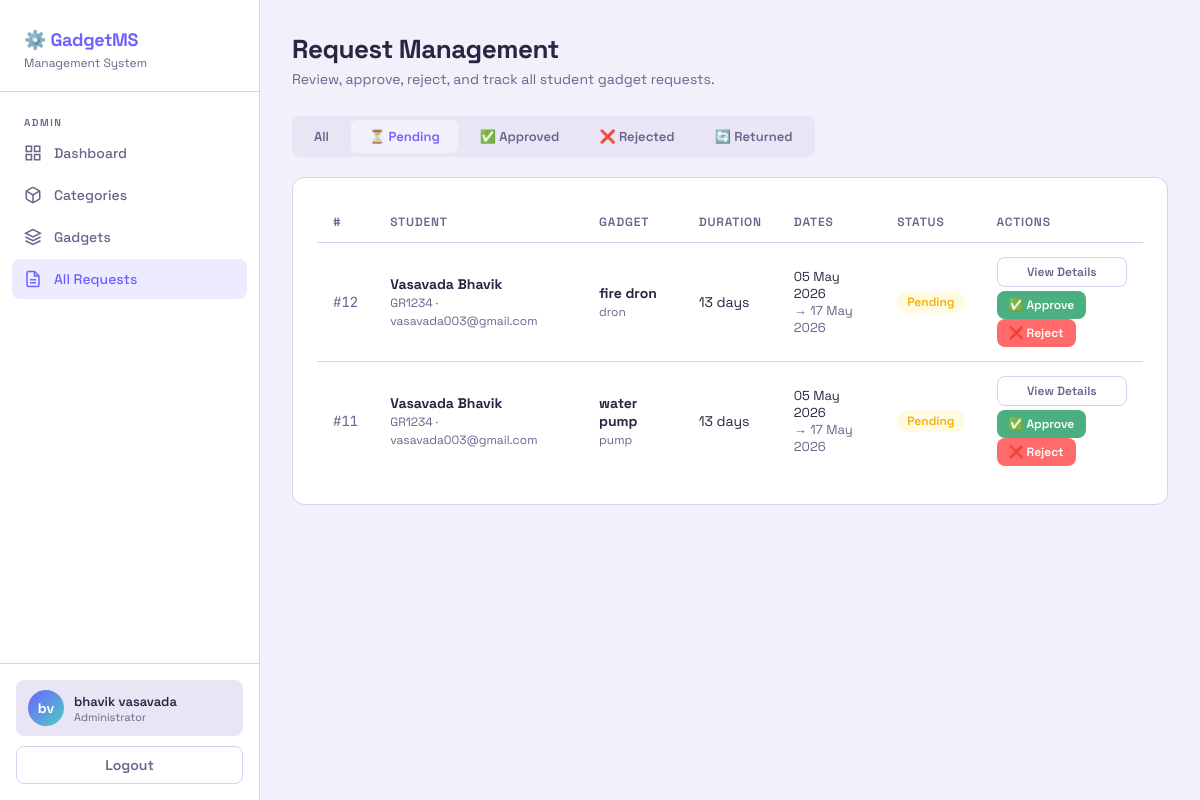
Screenshot of /admin-panel/requests/?status=pending (signed in) with the database file from the repository.
### core/models.py (models this page shows, shortened)
class User(AbstractUser):
    email = models.EmailField(unique=True)
    USERNAME_FIELD = 'email'
    REQUIRED_FIELDS = ['first_name', 'last_name']
    objects = CustomUserManager()
    class Meta:
        verbose_name = 'User'
        verbose_name_plural = 'Users'

class Booking(models.Model):
    STATUS_CHOICES = [
        ('pending', 'Pending'),
        ('approved', 'Approved'),
        ('rejected', 'Rejected'),
        ('returned', 'Returned'),
    ]
    student = models.ForeignKey(User, on_delete=models.CASCADE, related_name='bookings')
    gadget = models.ForeignKey('gadgets.Gadget', on_delete=models.CASCADE, related_name='bookings')
    start_date = models.DateField()
    end_date = models.DateField()
    days = models.PositiveIntegerField()
    quantity = models.PositiveIntegerField(default=1)
    status = models.CharField(max_length=20, choices=STATUS_CHOICES, default='pending', db_index=True)
    admin_notes = models.TextField(blank=True)
    approved_by = models.ForeignKey(User, on_delete=models.SET_NULL, null=True, blank=True, related_name='approved_bookings')
    requested_at = models.DateTimeField(auto_now_add=True, db_index=True)
    updated_at = models.DateTimeField(auto_now=True)
    returned_at = models.DateTimeField(null=True, blank=True)
    class Meta:
        ordering = ['-requested_at']
    @property
    def is_overdue(self):
        if self.status == 'approved' and self.end_date < date.today():
            return True
        return False

class Student(models.Model):
    user = models.OneToOneField(User, on_delete=models.CASCADE, related_name='student_profile')
    phone = models.CharField(max_length=15, blank=True)
    gr_number = models.CharField(max_length=20, unique=True, blank=True, null=True)

### gadgets/models.py (models this page shows, shortened)
class Gadget(models.Model):
    name = models.CharField(max_length=100)
    category = models.ForeignKey(Category, on_delete=models.SET_NULL, null=True, related_name='gadgets')
    description = models.TextField(blank=True)
    quantity = models.PositiveIntegerField(default=1)
    is_active = models.BooleanField(default=True)
    image = models.ImageField(upload_to='gadgets/', blank=True, null=True)
    created_at = models.DateTimeField(auto_now_add=True)
    updated_at = models.DateTimeField(auto_now=True)

class Category(models.Model):
    name = models.CharField(max_length=50, unique=True)
    description = models.TextField(blank=True)
    class Meta:
        verbose_name_plural = 'Categories'

### core/views.py (the view)
# urls.py: path('admin-panel/requests/', views.admin_requests_view, name='admin_requests'),
@user_passes_test(is_admin, login_url='/login/')
def admin_requests_view(request):
    status_filter = request.GET.get('status', '')
    bookings = Booking.objects.select_related('student', 'gadget').all()
    if status_filter:
        bookings = bookings.filter(status=status_filter)
    return render(request, 'admin_panel/requests.html', {
        'bookings': bookings,
        'status_filter': status_filter,
    })

### core/views.py (called while the page is built)
def is_admin(user):
    return user.is_authenticated and user.is_staff

### templates/admin_panel/requests.html (shortened to what this page needs)
{% extends 'base.html' %}
{% block nav_admin_reqs %}active{% endblock %}
{% block content %}
<div class="page-header">
  <h1>Request Management</h1>
  <p>Review, approve, reject, and track all student gadget requests.</p>
</div>
<div class="tabs">
  <a href="{% url 'admin_requests' %}" class="tab {% if not status_filter %}active{% endif %}">All</a>
  <a href="?status=pending" class="tab {% if status_filter == 'pending' %}active{% endif %}">⏳ Pending</a>
  <a href="?status=approved" class="tab {% if status_filter == 'approved' %}active{% endif %}">✅ Approved</a>
  <a href="?status=rejected" class="tab {% if status_filter == 'rejected' %}active{% endif %}">❌ Rejected</a>
  <a href="?status=returned" class="tab {% if status_filter == 'returned' %}active{% endif %}">🔄 Returned</a>
</div>
<div class="card">
  {% if bookings %}
  <div class="table-wrap">
    <table>
      <thead>
        <tr>
          <th>#</th>
          <th>Student</th>
          <th>Gadget</th>
          <th>Duration</th>
          <th>Dates</th>
          <th>Status</th>
          <th>Actions</th>
        </tr>
      </thead>
      <tbody>
        {% for b in bookings %}
        <tr>
          <td style="font-family:'JetBrains Mono',monospace;color:var(--text2);">#{{ b.id }}</td>
          <td>
            <strong>{{ b.student.get_full_name }}</strong><br>
            <span style="font-size:12px;color:var(--text2);">{{ b.student.student_profile.gr_number }} · {{ b.student.email }}</span>
          </td>
          <td><strong>{{ b.gadget.name }}</strong><br>
            <span style="font-size:12px;color:var(--text2);">{{ b.gadget.category.name|default:"Uncategorized" }}</span>
          </td>
          <td>{{ b.days }} day{{ b.days|pluralize }}</td>
          <td style="font-size:13px;">
            {{ b.start_date|date:"d M Y" }}<br>
            <span style="color:var(--text2);">→ {{ b.end_date|date:"d M Y" }}</span>
          </td>
          <td><span class="badge badge-{{ b.status }}">{{ b.get_status_display }}</span></td>
          <td>
            <a href="{% url 'admin_request_detail' b.id %}" class="btn btn-ghost btn-sm" style="display:block; margin-bottom: 4px; text-align: center;">View Details</a>
            {% if b.status == 'pending' %}
            <form method="post" action="{% url 'admin_approve' b.id %}" style="display:inline;">
              <button class="btn btn-success btn-sm">✅ Approve</button>
            </form>
            <form method="post" action="{% url 'admin_reject' b.id %}" style="display:inline;">
              <button class="btn btn-danger btn-sm">❌ Reject</button>
            </form>
            {% elif b.status == 'approved' %}
            <form method="post" action="{% url 'admin_return' b.id %}" style="display:inline;">
              {% csrf_token %}
              <button class="btn btn-warning btn-sm">🔄 Returned</button>
            </form>
            {% else %}
            <span style="color:var(--text2);font-size:13px;">{{ b.get_status_display }}</span>
            {% endif %}
            <br style="margin-bottom:4px;">
          </td>
        </tr>
        {% endfor %}
      </tbody>
    </table>
  </div>
  {% else %}
  <div class="empty-state">
    <div class="icon">📋</div>
    <p>No {{ status_filter }} requests found.</p>
  </div>
  {% endif %}
</div>
{% endblock %}

### templates/base.html (shortened to what this page needs)
<!DOCTYPE html>
<html lang="en">
<head>
  {% load static %}
  <link rel="stylesheet" href="{% static 'css/style.css' %}">
</head>
<body>
<div class="app-layout">
  <aside class="sidebar" id="sidebar">
    <div class="sidebar-logo">
      <h2>⚙️ GadgetMS</h2>
      <span>Management System</span>
    </div>
    <nav class="sidebar-nav">
      {% if user.is_authenticated %}
        {% if user.is_staff %}
          <div class="nav-label">Admin</div>
          <a href="{% url 'admin_dashboard' %}" class="nav-item {% block nav_admin_dash %}{% endblock %}">
            <svg viewBox="0 0 24 24" fill="none" stroke="currentColor" stroke-width="2"><rect x="3" y="3" width="7" height="7"/><rect x="14" y="3" width="7" height="7"/><rect x="14" y="14" width="7" height="7"/><rect x="3" y="14" width="7" height="7"/></svg>
            Dashboard
          </a>
          <a href="{% url 'admin_categories' %}" class="nav-item {% block nav_admin_cats %}{% endblock %}">
            Categories
          </a>
          <a href="{% url 'admin_gadgets' %}" class="nav-item {% block nav_admin_gadgets %}{% endblock %}">
            <svg viewBox="0 0 24 24" fill="none" stroke="currentColor" stroke-width="2"><path d="M12 2L2 7l10 5 10-5-10-5z"/><path d="M2 17l10 5 10-5"/><path d="M2 12l10 5 10-5"/></svg>
            Gadgets
          </a>
          <a href="{% url 'admin_requests' %}" class="nav-item {% block nav_admin_reqs %}{% endblock %}">
            <svg viewBox="0 0 24 24" fill="none" stroke="currentColor" stroke-width="2"><path d="M14 2H6a2 2 0 0 0-2 2v16a2 2 0 0 0 2 2h12a2 2 0 0 0 2-2V8z"/><polyline points="14 2 14 8 20 8"/><line x1="16" y1="13" x2="8" y2="13"/><line x1="16" y1="17" x2="8" y2="17"/></svg>
            All Requests
          </a>
        {% endif %}
      {% endif %}
    </nav>
    {% if user.is_authenticated %}
    <div class="sidebar-footer">
      <div class="user-chip">
        <div class="user-avatar">{{ user.first_name|first }}{{ user.last_name|first }}</div>
        <div class="user-info">
          <div class="user-name">{{ user.get_full_name }}</div>
          <div class="user-role">{% if user.is_staff %}Administrator{% else %}{{ user.student_profile.gr_number|default:'Student' }}{% endif %}</div>
        </div>
      </div>
      <a href="{% url 'logout' %}" class="btn btn-ghost" style="width:100%;margin-top:10px;justify-content:center;">
        Logout
      </a>
    </div>
    {% endif %}
  </aside>
  <main class="main-content">
    {% block content %}{% endblock %}
  </main>
</div>
</body>
</html>

### static/css/style.css (style rules this page uses)
:root { --bg: #f3f0fb; --bg2: #ffffff; --bg3: #e9e5f5; --border: #d8d0f0; --accent: #6c63ff; --accent2: #4ecdc4; --accent3: #ff6b6b; --accent4: #ffd93d; --text: #2a2542; --text2: #6b638c; --success: #4caf82; --warning: #f5b000; --danger: #ff6b6b; --info: #4ecdc4; --radius: 12px; --radius-sm: 8px; --shadow: 0 4px 24px rgba(0,0,0,0.06); }
* { box-sizing: border-box; margin: 0; padding: 0; }
body { font-family: 'Space Grotesk', sans-serif; background: var(--bg); color: var(--text); min-height: 100vh; }
.app-layout { display: flex; min-height: 100vh; }
.sidebar { width: 260px; background: var(--bg2); border-right: 1px solid var(--border); display: flex; flex-direction: column; position: fixed; height: 100vh; z-index: 1000; overflow-y: auto; transition: transform 0.3s cubic-bezier(0.4, 0, 0.2, 1); }
.sidebar-logo { padding: 28px 24px 20px; border-bottom: 1px solid var(--border); }
.sidebar-logo h2 { font-size: 18px; font-weight: 700; color: var(--accent); letter-spacing: -0.3px; }
.sidebar-logo span { color: var(--text2); font-size: 12px; display: block; margin-top: 4px; }
.sidebar-nav { padding: 16px 12px; flex: 1; }
.nav-label { font-size: 10px; font-weight: 600; color: var(--text2); text-transform: uppercase; letter-spacing: 1.5px; padding: 8px 12px 4px; }
.nav-item { display: flex; align-items: center; gap: 12px; padding: 11px 12px; border-radius: var(--radius-sm); color: var(--text2); text-decoration: none; font-size: 14px; font-weight: 500; transition: all 0.2s; margin-bottom: 2px; }
.nav-item:hover, .nav-item.active { background: rgba(108,99,255,0.12); color: var(--text); }
.nav-item.active { color: var(--accent); }
.nav-item svg { width: 18px; height: 18px; flex-shrink: 0; }
.sidebar-footer { padding: 16px; border-top: 1px solid var(--border); }
.user-chip { display: flex; align-items: center; gap: 10px; padding: 10px 12px; border-radius: var(--radius-sm); background: var(--bg3); }
.user-avatar { width: 36px; height: 36px; border-radius: 50%; background: linear-gradient(135deg, var(--accent), var(--accent2)); display: flex; align-items: center; justify-content: center; font-weight: 700; font-size: 14px; color: white; flex-shrink: 0; }
.user-info { min-width: 0; }
.user-name { font-size: 13px; font-weight: 600; white-space: nowrap; overflow: hidden; text-overflow: ellipsis; }
.user-role { font-size: 11px; color: var(--text2); }
.main-content { margin-left: 260px; flex: 1; padding: 32px; max-width: 100%; transition: padding 0.3s ease; }
.page-header { margin-bottom: 28px; }
.page-header h1 { font-size: 26px; font-weight: 700; letter-spacing: -0.5px; }
.page-header p { color: var(--text2); margin-top: 4px; font-size: 14px; }
.card { background: var(--bg2); border: 1px solid var(--border); border-radius: var(--radius); padding: 24px; }
.btn { display: inline-flex; align-items: center; gap: 7px; padding: 9px 18px; border-radius: var(--radius-sm); font-family: 'Space Grotesk', sans-serif; font-size: 14px; font-weight: 600; border: none; cursor: pointer; text-decoration: none; transition: all 0.2s; }
.btn-success { background: var(--success); color: white; }
.btn-danger { background: var(--danger); color: white; }
.btn-ghost { background: transparent; color: var(--text2); border: 1px solid var(--border); }
.btn-sm { padding: 6px 12px; font-size: 12px; }
.badge { display: inline-block; padding: 3px 10px; border-radius: 20px; font-size: 12px; font-weight: 600; }
.badge-pending { background: rgba(255,217,61,0.15); color: var(--warning); }
.table-wrap { overflow-x: auto; }
table { width: 100%; border-collapse: collapse; font-size: 14px; }
th { text-align: left; padding: 12px 16px; color: var(--text2); font-weight: 600; font-size: 12px; text-transform: uppercase; letter-spacing: 0.8px; border-bottom: 1px solid var(--border); }
td { padding: 14px 16px; border-bottom: 1px solid var(--border); }
tr:last-child td { border-bottom: none; }
.tabs { display: flex; gap: 4px; margin-bottom: 20px; background: var(--bg3); padding: 4px; border-radius: var(--radius-sm); width: fit-content; }
.tab { padding: 8px 18px; border-radius: 6px; font-size: 13px; font-weight: 600; text-decoration: none; color: var(--text2); transition: all 0.2s; border: none; cursor: pointer; background: none; font-family: 'Space Grotesk', sans-serif; }
.tab.active, .tab:hover { background: var(--bg); color: var(--text); }
.tab.active { color: var(--accent); }

### rows the page displays
User: first_name|first "b", last_name|first "v", get_full_name "bhavik vasavada"
Booking: id "12", student.get_full_name "Vasavada Bhavik", student.student_profile.gr_number "GR1234", student.email "vasavada003@gmail.com", gadget.name "fire dron", gadget.category.name "dron", days "13", start_date "05 May 2026", end_date "17 May 2026", status "Pending", shows "✅ Approve"
Booking: id "11", student.get_full_name "Vasavada Bhavik", student.student_profile.gr_number "GR1234", student.email "vasavada003@gmail.com", gadget.name "water pump", gadget.category.name "pump", days "13", start_date "05 May 2026", end_date "17 May 2026", status "Pending", shows "✅ Approve"
